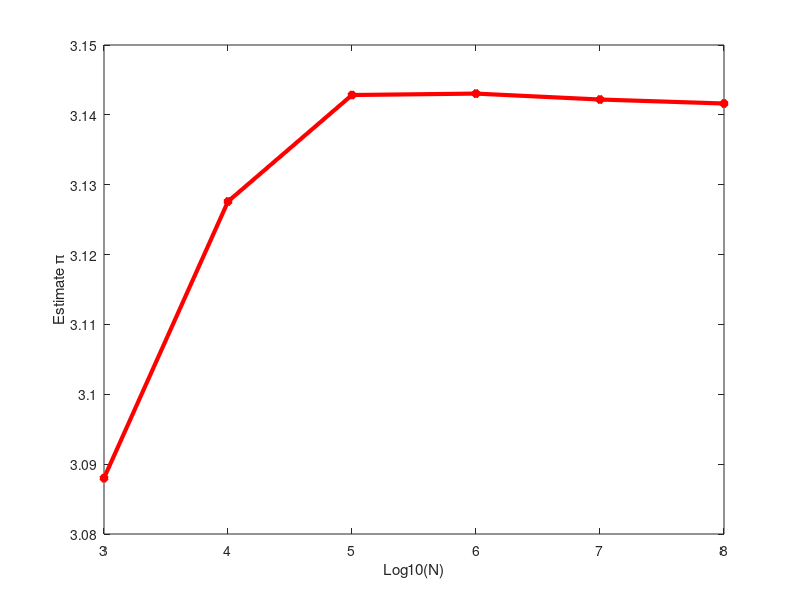

This chart was generated by the following MATLAB code:
n=[1e3, 1e4, 1e5, 1e6, 1e7, 1e8];
pi=[3.08800
 3.127600                                                                                                                       
 3.142840                                                                                                                       
 3.143044                                                                                                                       
 3.142195                                                                                                                       
 3.141625  ];

plot(log10(n),pi,'r*-','LineWidth',3);
set(gca,'xtick',log10(n));

xlabel('Log10(N)');
ylabel('Estimate \pi');